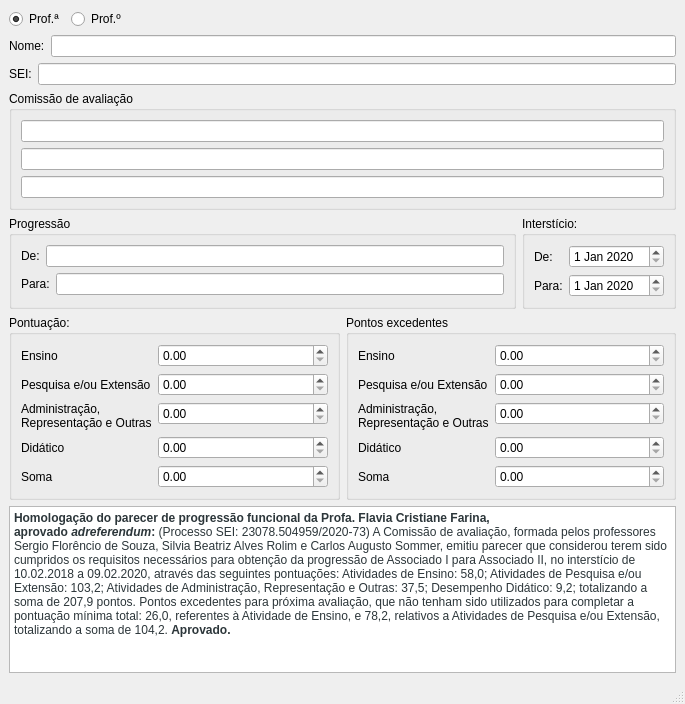
<?xml version="1.0" encoding="UTF-8"?>
<ui version="4.0">
 <class>MainWindow</class>
 <widget class="QMainWindow" name="MainWindow">
  <property name="geometry">
   <rect>
    <x>0</x>
    <y>0</y>
    <width>685</width>
    <height>704</height>
   </rect>
  </property>
  <property name="windowTitle">
   <string>Janela</string>
  </property>
  <property name="styleSheet">
   <string notr="true"/>
  </property>
  <widget class="QWidget" name="centralwidget">
   <layout class="QVBoxLayout" name="verticalLayout_4">
    <item>
     <layout class="QHBoxLayout" name="horizontalLayout">
      <item>
       <widget class="QRadioButton" name="aRadio">
        <property name="text">
         <string>Prof.ª</string>
        </property>
        <property name="checked">
         <bool>true</bool>
        </property>
       </widget>
      </item>
      <item>
       <widget class="QRadioButton" name="oRadio">
        <property name="text">
         <string>Prof.º</string>
        </property>
       </widget>
      </item>
      <item>
       <spacer name="horizontalSpacer">
        <property name="orientation">
         <enum>Qt::Horizontal</enum>
        </property>
        <property name="sizeHint" stdset="0">
         <size>
          <width>40</width>
          <height>20</height>
         </size>
        </property>
       </spacer>
      </item>
     </layout>
    </item>
    <item>
     <layout class="QHBoxLayout" name="horizontalLayout_2">
      <item>
       <widget class="QLabel" name="label">
        <property name="text">
         <string>Nome:</string>
        </property>
       </widget>
      </item>
      <item>
       <widget class="QLineEdit" name="nomeEdit"/>
      </item>
     </layout>
    </item>
    <item>
     <layout class="QHBoxLayout" name="horizontalLayout_3">
      <item>
       <widget class="QLabel" name="label_2">
        <property name="text">
         <string>SEI:</string>
        </property>
       </widget>
      </item>
      <item>
       <widget class="QLineEdit" name="seiEdit"/>
      </item>
     </layout>
    </item>
    <item>
     <widget class="QGroupBox" name="groupBox">
      <property name="title">
       <string>Comissão de avaliação</string>
      </property>
      <layout class="QVBoxLayout" name="verticalLayout">
       <item>
        <widget class="QLineEdit" name="comissaoEdit1"/>
       </item>
       <item>
        <widget class="QLineEdit" name="comissaoEdit2"/>
       </item>
       <item>
        <widget class="QLineEdit" name="comissaoEdit3"/>
       </item>
      </layout>
     </widget>
    </item>
    <item>
     <layout class="QHBoxLayout" name="horizontalLayout_8">
      <item>
       <widget class="QGroupBox" name="groupBox_2">
        <property name="title">
         <string>Progressão</string>
        </property>
        <layout class="QVBoxLayout" name="verticalLayout_2">
         <item>
          <layout class="QHBoxLayout" name="horizontalLayout_5">
           <item>
            <widget class="QLabel" name="label_3">
             <property name="text">
              <string>De:</string>
             </property>
            </widget>
           </item>
           <item>
            <widget class="QLineEdit" name="deEdit"/>
           </item>
          </layout>
         </item>
         <item>
          <layout class="QHBoxLayout" name="horizontalLayout_4">
           <item>
            <widget class="QLabel" name="label_4">
             <property name="text">
              <string>Para:</string>
             </property>
            </widget>
           </item>
           <item>
            <widget class="QLineEdit" name="paraEdit"/>
           </item>
          </layout>
         </item>
        </layout>
       </widget>
      </item>
      <item>
       <widget class="QGroupBox" name="groupBox_3">
        <property name="title">
         <string>Interstício:</string>
        </property>
        <layout class="QVBoxLayout" name="verticalLayout_3">
         <item>
          <layout class="QHBoxLayout" name="horizontalLayout_6">
           <item>
            <widget class="QLabel" name="label_5">
             <property name="text">
              <string>De:</string>
             </property>
            </widget>
           </item>
           <item>
            <widget class="QDateEdit" name="dateEdit">
             <property name="dateTime">
              <datetime>
               <hour>0</hour>
               <minute>0</minute>
               <second>0</second>
               <year>2020</year>
               <month>1</month>
               <day>1</day>
              </datetime>
             </property>
            </widget>
           </item>
          </layout>
         </item>
         <item>
          <layout class="QHBoxLayout" name="horizontalLayout_7">
           <item>
            <widget class="QLabel" name="label_6">
             <property name="text">
              <string>Para:</string>
             </property>
            </widget>
           </item>
           <item>
            <widget class="QDateEdit" name="dateEdit_2">
             <property name="dateTime">
              <datetime>
               <hour>0</hour>
               <minute>0</minute>
               <second>0</second>
               <year>2020</year>
               <month>1</month>
               <day>1</day>
              </datetime>
             </property>
            </widget>
           </item>
          </layout>
         </item>
        </layout>
       </widget>
      </item>
     </layout>
    </item>
    <item>
     <layout class="QHBoxLayout" name="horizontalLayout_9">
      <item>
       <widget class="QGroupBox" name="groupBox_4">
        <property name="title">
         <string>Pontuação:</string>
        </property>
        <layout class="QVBoxLayout" name="verticalLayout_5">
         <item>
          <layout class="QFormLayout" name="formLayout">
           <item row="0" column="0">
            <widget class="QLabel" name="atividadesDeEnsinoLabel">
             <property name="text">
              <string>Ensino</string>
             </property>
            </widget>
           </item>
           <item row="0" column="1">
            <widget class="QDoubleSpinBox" name="ensinoSpin">
             <property name="maximum">
              <double>999.990000000000009</double>
             </property>
            </widget>
           </item>
           <item row="1" column="0">
            <widget class="QLabel" name="pesquisaEOuExtensOLabel">
             <property name="text">
              <string>Pesquisa e/ou Extensão</string>
             </property>
            </widget>
           </item>
           <item row="1" column="1">
            <widget class="QDoubleSpinBox" name="pesquisaSpin">
             <property name="maximum">
              <double>999.990000000000009</double>
             </property>
            </widget>
           </item>
           <item row="2" column="0">
            <widget class="QLabel" name="administraORepresentaOEOutrasLabel">
             <property name="text">
              <string>&lt;html&gt;&lt;head/&gt;&lt;body&gt;Administração, &lt;br/&gt;Representação e Outras&lt;/body&gt;&lt;/html&gt;</string>
             </property>
            </widget>
           </item>
           <item row="2" column="1">
            <widget class="QDoubleSpinBox" name="admSpin">
             <property name="maximum">
              <double>999.990000000000009</double>
             </property>
            </widget>
           </item>
           <item row="3" column="0">
            <widget class="QLabel" name="didTicoLabel">
             <property name="text">
              <string>Didático</string>
             </property>
            </widget>
           </item>
           <item row="3" column="1">
            <widget class="QDoubleSpinBox" name="didaticoSpin">
             <property name="maximum">
              <double>999.990000000000009</double>
             </property>
            </widget>
           </item>
           <item row="4" column="0">
            <widget class="QLabel" name="somaLabel">
             <property name="text">
              <string>Soma</string>
             </property>
            </widget>
           </item>
           <item row="4" column="1">
            <widget class="QDoubleSpinBox" name="somaSpin">
             <property name="maximum">
              <double>999.990000000000009</double>
             </property>
            </widget>
           </item>
          </layout>
         </item>
        </layout>
       </widget>
      </item>
      <item>
       <widget class="QGroupBox" name="groupBox_5">
        <property name="title">
         <string>Pontos excedentes</string>
        </property>
        <layout class="QVBoxLayout" name="verticalLayout_6">
         <item>
          <layout class="QFormLayout" name="formLayout_2">
           <item row="0" column="0">
            <widget class="QLabel" name="atividadesDeEnsinoLabel_2">
             <property name="text">
              <string>Ensino</string>
             </property>
            </widget>
           </item>
           <item row="0" column="1">
            <widget class="QDoubleSpinBox" name="ensinoSpin_2">
             <property name="maximum">
              <double>999.990000000000009</double>
             </property>
            </widget>
           </item>
           <item row="1" column="0">
            <widget class="QLabel" name="pesquisaEOuExtensOLabel_2">
             <property name="text">
              <string>Pesquisa e/ou Extensão</string>
             </property>
            </widget>
           </item>
           <item row="1" column="1">
            <widget class="QDoubleSpinBox" name="pesquisaSpin_2">
             <property name="maximum">
              <double>999.990000000000009</double>
             </property>
            </widget>
           </item>
           <item row="2" column="0">
            <widget class="QLabel" name="administraORepresentaOEOutrasLabel_2">
             <property name="text">
              <string>&lt;html&gt;&lt;head/&gt;&lt;body&gt;Administração, &lt;br/&gt;Representação e Outras&lt;/body&gt;&lt;/html&gt;</string>
             </property>
            </widget>
           </item>
           <item row="2" column="1">
            <widget class="QDoubleSpinBox" name="admSpin_2">
             <property name="maximum">
              <double>999.990000000000009</double>
             </property>
            </widget>
           </item>
           <item row="3" column="0">
            <widget class="QLabel" name="didTicoLabel_2">
             <property name="text">
              <string>Didático</string>
             </property>
            </widget>
           </item>
           <item row="3" column="1">
            <widget class="QDoubleSpinBox" name="didaticoSpin_2">
             <property name="maximum">
              <double>999.990000000000009</double>
             </property>
            </widget>
           </item>
           <item row="4" column="0">
            <widget class="QLabel" name="somaLabel_2">
             <property name="text">
              <string>Soma</string>
             </property>
            </widget>
           </item>
           <item row="4" column="1">
            <widget class="QDoubleSpinBox" name="somaSpin_2">
             <property name="maximum">
              <double>999.990000000000009</double>
             </property>
            </widget>
           </item>
          </layout>
         </item>
        </layout>
       </widget>
      </item>
     </layout>
    </item>
    <item>
     <widget class="QTextBrowser" name="textBrowser">
      <property name="html">
       <string>&lt;!DOCTYPE HTML PUBLIC &quot;-//W3C//DTD HTML 4.0//EN&quot; &quot;http://www.w3.org/TR/REC-html40/strict.dtd&quot;&gt;
&lt;html&gt;&lt;head&gt;&lt;meta name=&quot;qrichtext&quot; content=&quot;1&quot; /&gt;&lt;style type=&quot;text/css&quot;&gt;
p, li { white-space: pre-wrap; }
&lt;/style&gt;&lt;/head&gt;&lt;body style=&quot; font-family:'Noto Sans'; font-size:9pt; font-weight:400; font-style:normal;&quot;&gt;
&lt;p style=&quot; margin-top:0px; margin-bottom:0px; margin-left:0px; margin-right:0px; -qt-block-indent:0; text-indent:0px;&quot;&gt;&lt;span style=&quot; font-family:'Verdana,Geneva,sans-serif'; font-weight:600; color:#2c363a; background-color:#ffffff;&quot;&gt;Homologação do parecer de progressão funcional da Profa. Flavia Cristiane Farina, aprovado &lt;/span&gt;&lt;span style=&quot; font-family:'Verdana,Geneva,sans-serif'; font-weight:600; font-style:italic; color:#2c363a; background-color:#ffffff;&quot;&gt;adreferendum&lt;/span&gt;&lt;span style=&quot; font-family:'Verdana,Geneva,sans-serif'; font-weight:600; color:#2c363a; background-color:#ffffff;&quot;&gt;: &lt;/span&gt;&lt;span style=&quot; font-family:'Verdana,Geneva,sans-serif'; color:#2c363a; background-color:#ffffff;&quot;&gt;(Processo SEI: 23078.504959/2020-73) A Comissão de avaliação, formada pelos professores Sergio Florêncio de Souza, Silvia Beatriz Alves Rolim e Carlos Augusto Sommer, emitiu parecer que considerou terem sido cumpridos os requisitos necessários para obtenção da progressão de Associado I para Associado II, no interstício de 10.02.2018 a 09.02.2020, através das seguintes pontuações: Atividades de Ensino: 58,0; Atividades de Pesquisa e/ou Extensão: 103,2; Atividades de Administração, Representação e Outras: 37,5; Desempenho Didático: 9,2; totalizando a soma de 207,9 pontos. Pontos excedentes para próxima avaliação, que não tenham sido utilizados para completar a pontuação mínima total: 26,0, referentes à Atividade de Ensino, e 78,2, relativos a Atividades de Pesquisa e/ou Extensão, totalizando a soma de 104,2. &lt;/span&gt;&lt;span style=&quot; font-family:'Verdana,Geneva,sans-serif'; font-weight:600; color:#2c363a; background-color:#ffffff;&quot;&gt;Aprovado.&lt;/span&gt;&lt;/p&gt;&lt;/body&gt;&lt;/html&gt;</string>
      </property>
     </widget>
    </item>
   </layout>
  </widget>
  <widget class="QStatusBar" name="statusbar"/>
 </widget>
 <resources/>
 <connections/>
</ui>
